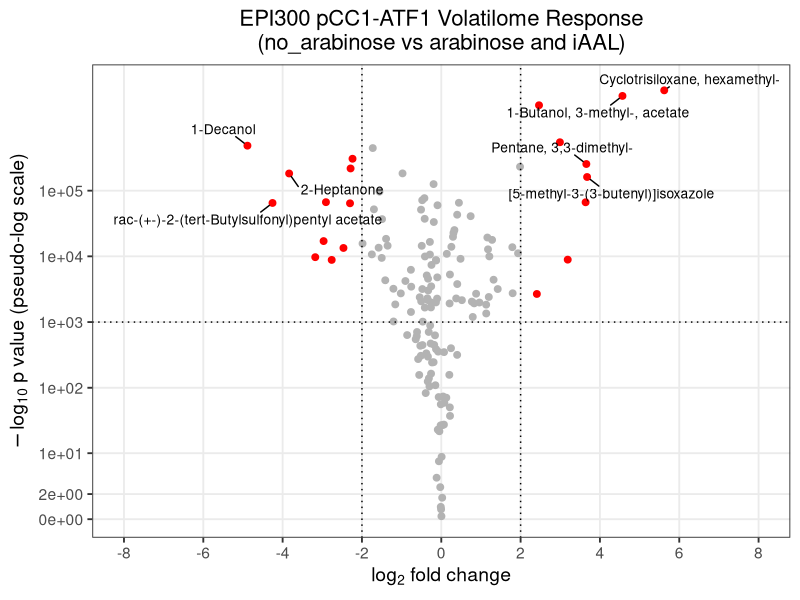
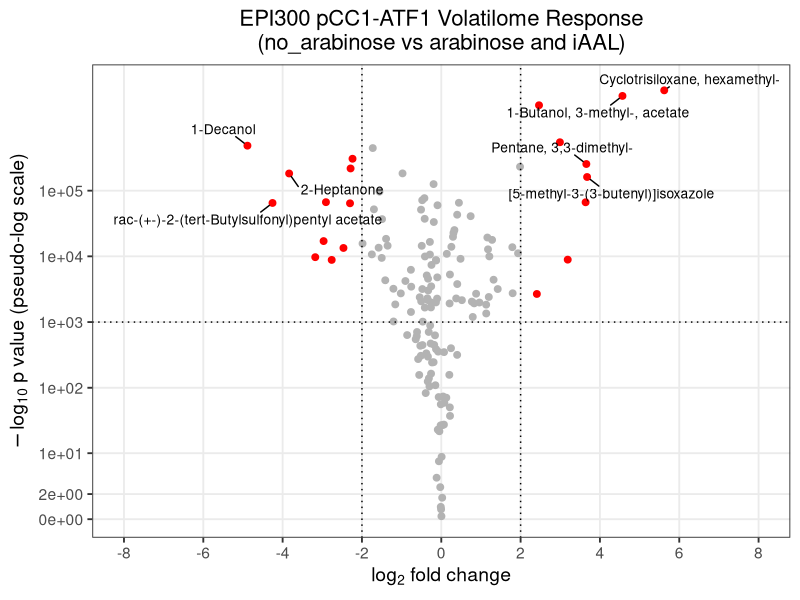

Write R code to recreate these figures, in order.
# ============================================================
# Volcano plot: EPI300_pCC1_ATF1 (Ara_iAAL vs noAra)
# Styled to match Met_EPPCC1_EPFOS_iAA_Volcano.png
# ============================================================

library(tidyverse)   # dplyr, ggplot2, readr
library(ggrepel)     # non-overlapping labels with leader lines

# ---- 1. Load data -------------------------------------------------
# Expects a CSV with columns: Compound, EPI300_pCC1_ATF1_noAra, EPI300_pCC1_ATF1_Ara_iAAL
df <- read_csv("EPI300_pCC1_ATF1_noAraAraiAAlCla.csv", show_col_types = FALSE) %>%
  filter(Compound != "0", !is.na(EPI300_pCC1_ATF1_noAra), !is.na(EPI300_pCC1_ATF1_Ara_iAAL))

# ---- 2. Fold change -------------------------------------------------
total_noAra <- sum(df$EPI300_pCC1_ATF1_noAra)
total_AraiAAL   <- sum(df$EPI300_pCC1_ATF1_Ara_iAAL)

df <- df %>%
  mutate(
    prop_noAra   = EPI300_pCC1_ATF1_noAra   / total_noAra,
    prop_AraiAAL = EPI300_pCC1_ATF1_Ara_iAAL / total_AraiAAL,
    log2FC       = log2(prop_AraiAAL / prop_noAra)
  )

# ---- 3. Significance ------------------------------------------------
# NOTE: this dataset has ONE measurement per compound per condition (no
# biological replicates), so a textbook p-value isn't really available.
# As a stand-in, this uses a two-proportion z-test of each compound's
# share of the total signal in Ara_iAAL vs noAra. Treat these p-values as a
# rough, exploratory ranking, NOT true biological significance — with
# replicate data, swap this block out for a proper t-test/limma/DESeq2 call.
#
# IMPORTANT: with counts in the hundreds of millions, pnorm() underflows
# to exactly 0 for most points (-log10(0) = Inf). Compute in log-space
# with log.p = TRUE instead, which stays finite and preserves ranking.
df <- df %>%
  rowwise() %>%
  mutate(
    p_pool    = (EPI300_pCC1_ATF1_noAra + EPI300_pCC1_ATF1_Ara_iAAL) / (total_noAra + total_AraiAAL),
    se        = sqrt(p_pool * (1 - p_pool) * (1/total_noAra + 1/total_AraiAAL)),
    z         = (prop_AraiAAL - prop_noAra) / se,
    log_p_one_tail = pnorm(-abs(z), log.p = TRUE),           # natural log, one-tailed
    neglog10p_raw  = -(log_p_one_tail + log(2)) / log(10)    # two-tailed, base-10, finite
  ) %>%
  ungroup()

# ---- 4. Y-axis scale --------------------------------------------------
# The raw values above span an enormous range (roughly 0 to several
# hundred thousand) — a huge-N artifact, not real biological signal
# (flagged earlier). A hard cap just pins everything to one flat line.
# Instead, plot on a "pseudo-log" scale: it behaves like log10 for large
# values but stays linear near zero, so points spread out across the
# panel instead of stacking at a ceiling. No capping/clipping of values
# needed — every point keeps its true relative position.
df <- df %>% mutate(neglog10p = neglog10p_raw)

# ---- 5. Flag significant hits ---------------------------------------
fc_cutoff <- 2       # |log2FC| threshold (dotted vertical lines at -2, 2)
p_cutoff  <- 1000     # -log10(p) threshold (dotted horizontal line at 1e3)

df <- df %>%
  mutate(significant = abs(log2FC) > fc_cutoff & neglog10p_raw > p_cutoff)

# Only label a handful of the most extreme hits (by fold change, among
# significant points) so labels stay legible instead of overlapping.
top_labels <- df %>%
  filter(significant) %>%
  distinct(Compound, .keep_all = TRUE) %>%
  slice_max(abs(log2FC), n = 8, with_ties = FALSE) %>%
  pull(Compound)

df <- df %>% mutate(label = ifelse(Compound %in% top_labels, Compound, NA))

# ---- 6. Plot ----------------------------------------------------------
p <- ggplot(df, aes(x = log2FC, y = neglog10p)) +
  geom_point(aes(color = significant), size = 2, show.legend = FALSE) +
  scale_color_manual(values = c(`TRUE` = "red", `FALSE` = "grey70")) +
  geom_vline(xintercept = c(-fc_cutoff, fc_cutoff), linetype = "dotted") +
  geom_hline(yintercept = p_cutoff, linetype = "dotted") +
  geom_text_repel(
    aes(label = label),
    size = 3.5,
    max.overlaps = Inf,
    segment.color = "black",
    box.padding = 0.5,
    point.padding = 0.3,
    min.segment.length = 0,
    force = 2,
    seed = 42
  ) +
  scale_y_continuous(
    trans = scales::pseudo_log_trans(base = 10),
    breaks = c(0, 2, 10, 100, 1000, 10000, 100000)
  ) +
  scale_x_continuous(limits = c(-8, 8), breaks = seq(-8, 8, 2)) +
  labs(
    title = "EPI300 pCC1-ATF1 Volatilome Response\n(no_arabinose vs arabinose and iAAL)",
    x = expression(log[2]~fold~change),
    y = expression(-log[10]~p~value~"(pseudo-log scale)")
  ) +
  theme_bw(base_size = 14) +
  theme(
    plot.title = element_text(hjust = 0.5, size = 16),
    panel.grid.minor = element_blank(),
    axis.title = element_text(size = 14)
  )

print(p)

ggsave("EPI300_ATF1_noAraAraiAAl.png", p, width = 10, height = 8, dpi = 300)
